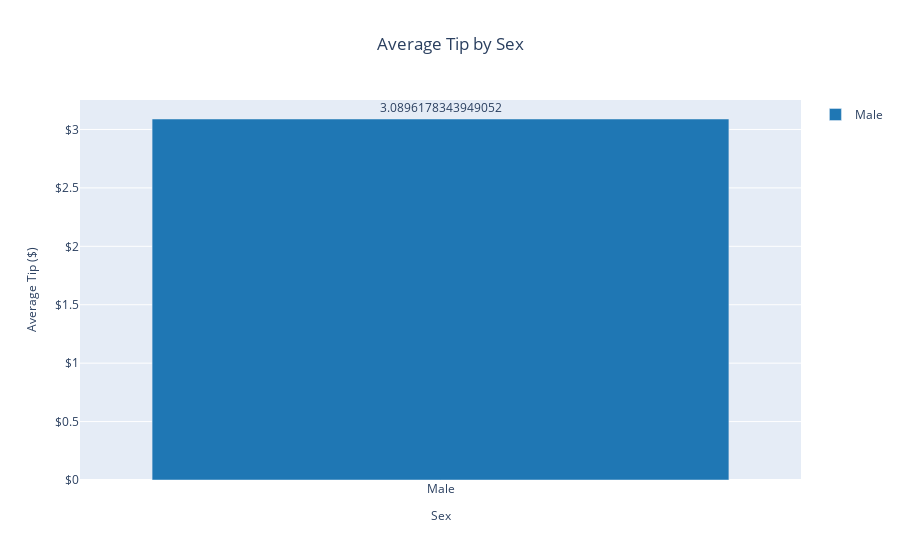

Notebook code cell kept with this figure:
### Code cell
fig.show()

### Figure 1 — Plotly figure (JSON) as saved in the notebook; plotly's stock layout.template omitted (floating-point values rounded to 4 significant figures)
{"data": [{"hovertemplate": "Sex=%{x}<br>Average Tip ($)=%{text}<extra></extra>", "legendgroup": "Male", "marker": {"color": "#1f77b4", "pattern": {"shape": ""}}, "name": "Male", "orientation": "v", "showlegend": true, "text": [3.09], "textposition": "outside", "type": "bar", "x": ["Male"], "xaxis": "x", "y": [3.09], "yaxis": "y"}], "layout": {"barmode": "relative", "legend": {"title": {}, "tracegroupgap": 0}, "title": {"text": "Average Tip by Sex", "x": 0.5, "xanchor": "center"}, "uniformtext": {"minsize": 8, "mode": "hide"}, "xaxis": {"anchor": "y", "categoryarray": ["Male"], "categoryorder": "array", "domain": [0, 1], "title": {"font": {"size": 12}, "text": "Sex"}}, "yaxis": {"anchor": "x", "domain": [0, 1], "tickprefix": "$", "title": {"font": {"size": 12}, "text": "Average Tip ($)"}}}}
